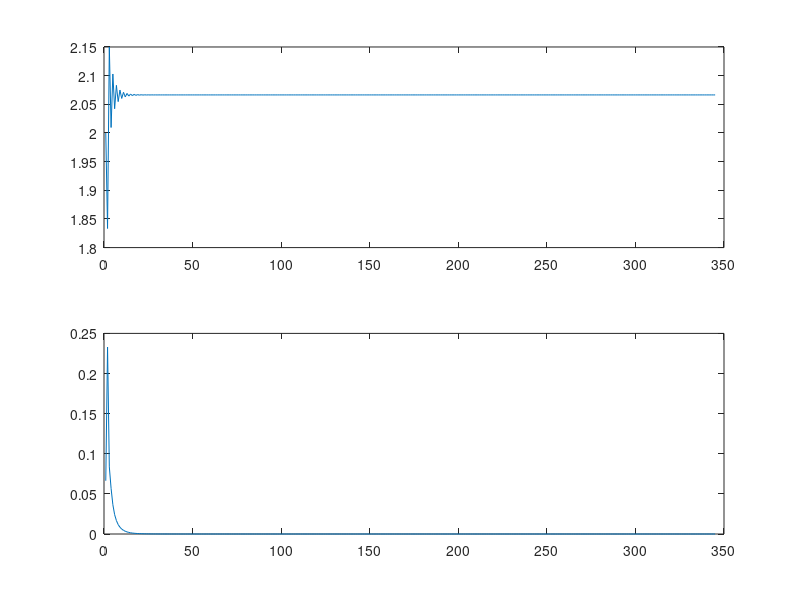

The MATLAB source for this figure: (Note: this script raises an error after producing the figure.)
%% initialize
% data length
N = 345;
% formula1's denominator
f1_denominator = 1;
% formula1
y1 = 0;
% formula1's limit
lim1 = zeros(1, N);
% formula2's denominator
f2_denominator = N;
% formula2
y2 = 1;
% formula2's limit
lim2 = zeros(1, N);
%% formula defination
% general formula1
for i = 1:1:N
    f1_denominator = 1;
    for j = 1:2:2*i-1
        f1_denominator = f1_denominator * j;
    end
    y1 = y1 + 1/f1_denominator;
    lim1(i) = y1;
end
% general formula2
lim2(1) = 1;
lim2(2) = 1/2;
for i = N:-1:3
    f2_denominator = i-1;
    for j = i-1:-1:2
        f2_denominator = (j-1) / (f2_denominator+1);
    end
    y2 = 1 / (1+f2_denominator);
    lim2(i) = y2;
end
%% complete formula
% plot error curve
formula_lim = lim1 + lim2;
answer = sqrt(pi*exp(1)/2);
error = abs(formula_lim-answer);
figure(1)
subplot(2,1,2);
plot(error);
% plot limit curve
subplot(2,1,1);
plot(formula_lim);
hold on
yline(answer,'r');
figure(2)
sliceformula = formula_lim(325:345);
plot(sliceformula)
yline(answer,'r')
